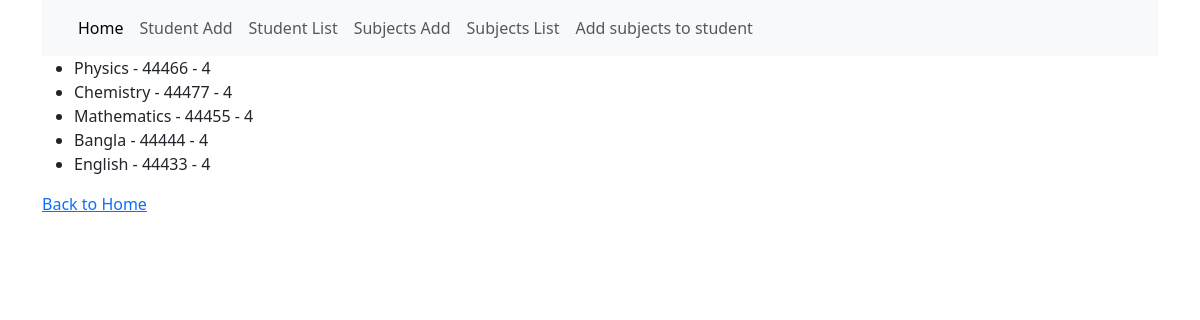
Screenshot of /subject_list/ with the database file from the repository.
### cgpa_app/models.py (models this page shows, shortened)
class Subjects_Model(models.Model):
    subjects_name = models.CharField(max_length=50)
    subjects_code = models.IntegerField()
    subjects_credit = models.IntegerField()

### cgpa_app/views.py (the view)
# urls.py: path('subject_list/', subject_list, name='subject_list'),
def subject_list(request):
    subjects = Subjects_Model.objects.all()
    return render(request, 'subject_list.html', {'subjects': subjects})

### templates/subject_list.html (shortened to what this page needs)
{% extends 'base.html' %}
{% block body_content %}
<ul>
    {% for subject in subjects %}
        <li>{{ subject.subjects_name }} - {{ subject.subjects_code }} - {{ subject.subjects_credit }}</li>
    {% endfor %}
</ul>
<p><a href="{% url 'home' %}">Back to Home</a></p>
{% endblock body_content %}

### templates/base.html (shortened to what this page needs)
<!doctype html>
<html lang="en">
  <head>
    <link href="https://cdn.jsdelivr.net/npm/bootstrap@5.3.2/dist/css/bootstrap.min.css" rel="stylesheet">
  </head>
  <body>
    <div class="container">
        <nav class="navbar navbar-expand-lg bg-body-tertiary">
            <div class="container-fluid">
              <div class="collapse navbar-collapse" id="navbarSupportedContent">
                <ul class="navbar-nav me-auto mb-2 mb-lg-0">
                  <li class="nav-item">
                    <a class="nav-link active" aria-current="page" href="{% url 'home' %}">Home</a>
                  </li>
                  <li class="nav-item">
                    <a class="nav-link "  href="{% url 'add_student' %}"> Student Add</a>
                  </li>
                  <li class="nav-item">
                    <a class="nav-link "  href="{% url 'student_list' %}">Student List</a>
                  </li>
                  <li class="nav-item">
                    <a class="nav-link "  href="{% url 'add_subjects' %}">Subjects Add</a>
                  </li>
                  <li class="nav-item">
                    <a class="nav-link "  href="{% url 'subject_list' %}">Subjects List</a>
                  </li>
                  <li class="nav-item">
                    <a class="nav-link" href="{% url 'add_subjects_to_student' student_id=1 %}">Add subjects to student</a>
                </li>
                </ul>
              </div>
            </div>
          </nav>
        {% block body_content %}{% endblock body_content %}
    </div>
  </body>
</html>

### rows the page displays
Subjects_Model: subjects_name "Physics", subjects_code "44466", subjects_credit "4"
Subjects_Model: subjects_name "Chemistry", subjects_code "44477", subjects_credit "4"
Subjects_Model: subjects_name "Mathematics", subjects_code "44455", subjects_credit "4"
Subjects_Model: subjects_name "Bangla", subjects_code "44444", subjects_credit "4"
Subjects_Model: subjects_name "English", subjects_code "44433", subjects_credit "4"
